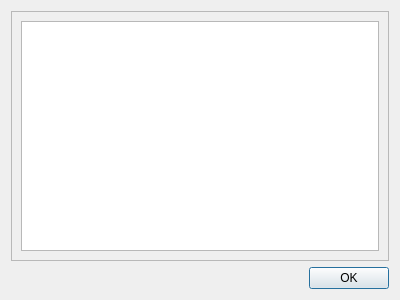
<?xml version="1.0" encoding="UTF-8"?>
<ui version="4.0">
 <class>WordListDialog</class>
 <widget class="QDialog" name="WordListDialog">
  <property name="geometry">
   <rect>
    <x>0</x>
    <y>0</y>
    <width>400</width>
    <height>300</height>
   </rect>
  </property>
  <property name="windowTitle">
   <string>Word List</string>
  </property>
  <layout class="QVBoxLayout" name="verticalLayout">
   <item>
    <widget class="QScrollArea" name="scrollArea">
     <property name="widgetResizable">
      <bool>true</bool>
     </property>
     <widget class="QWidget" name="scrollAreaWidgetContents">
      <property name="geometry">
       <rect>
        <x>0</x>
        <y>0</y>
        <width>380</width>
        <height>250</height>
       </rect>
      </property>
      <layout class="QHBoxLayout" name="horizontalLayout">
       <item>
        <widget class="QListWidget" name="listWidget"/>
       </item>
      </layout>
     </widget>
    </widget>
   </item>
   <item>
    <widget class="QDialogButtonBox" name="buttonBox">
     <property name="orientation">
      <enum>Qt::Horizontal</enum>
     </property>
     <property name="standardButtons">
      <set>QDialogButtonBox::Ok</set>
     </property>
    </widget>
   </item>
  </layout>
 </widget>
 <resources/>
 <connections>
  <connection>
   <sender>buttonBox</sender>
   <signal>accepted()</signal>
   <receiver>WordListDialog</receiver>
   <slot>accept()</slot>
   <hints>
    <hint type="sourcelabel">
     <x>248</x>
     <y>254</y>
    </hint>
    <hint type="destinationlabel">
     <x>157</x>
     <y>274</y>
    </hint>
   </hints>
  </connection>
  <connection>
   <sender>buttonBox</sender>
   <signal>rejected()</signal>
   <receiver>WordListDialog</receiver>
   <slot>reject()</slot>
   <hints>
    <hint type="sourcelabel">
     <x>316</x>
     <y>260</y>
    </hint>
    <hint type="destinationlabel">
     <x>286</x>
     <y>274</y>
    </hint>
   </hints>
  </connection>
 </connections>
</ui>
